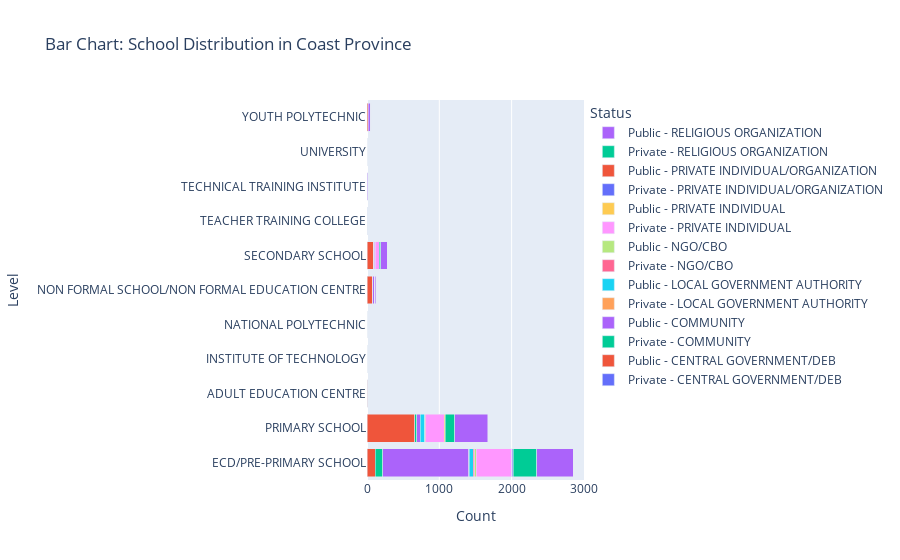

Notebook code for this chart:
### Code cell
priv = coast[coast["Status"] == "PRIVATE"]
pub = coast[coast["Status"] == "PUBLIC"]

priv_grouped = priv.groupby(['Level', 'Sponsor']).size().reset_index(name='Count')
pub_grouped = pub.groupby(['Level', 'Sponsor']).size().reset_index(name='Count')

unique_sponsors = priv_grouped['Sponsor'].unique()

fig = go.Figure()

for sponsor in unique_sponsors:
    priv_data = priv_grouped[priv_grouped['Sponsor'] == sponsor]
    pub_data = pub_grouped[pub_grouped['Sponsor'] == sponsor]

    fig.add_trace(go.Bar(
        x=priv_data['Count'],
        y=priv_data['Level'],
        name=f'Private - {sponsor}',
        orientation='h'
    ))

    fig.add_trace(go.Bar(
        x=pub_data['Count'],
        y=pub_data['Level'],
        name=f'Public - {sponsor}',
        orientation='h'
    ))
fig.update_layout(
    barmode='stack',
    title='Bar Chart: School Distribution in Coast Province',
    xaxis_title='Count',
    yaxis_title='Level',
    legend_title='Status',
)

fig.show()

### Figure 1 — Plotly figure (JSON) as saved in the notebook; plotly's stock layout.template omitted (floating-point values rounded to 4 significant figures)
{"data": [{"name": "Private - CENTRAL GOVERNMENT/DEB", "orientation": "h", "type": "bar", "x": [4, 3], "y": ["ECD/PRE-PRIMARY SCHOOL", "PRIMARY SCHOOL"]}, {"name": "Public - CENTRAL GOVERNMENT/DEB", "orientation": "h", "type": "bar", "x": [11, 111, 2, 1, 78, 656, 93, 1, 1, 1, 14], "y": ["ADULT EDUCATION CENTRE", "ECD/PRE-PRIMARY SCHOOL", "INSTITUTE OF TECHNOLOGY", "NATIONAL POLYTECHNIC", "NON FORMAL SCHOOL/NON FORMAL EDUCATION CENTRE", "PRIMARY SCHOOL", "SECONDARY SCHOOL", "TEACHER TRAINING COLLEGE", "TECHNICAL TRAINING INSTITUTE", "UNIVERSITY", "YOUTH POLYTECHNIC"]}, {"name": "Private - COMMUNITY", "orientation": "h", "type": "bar", "x": [101, 1, 27, 2, 1], "y": ["ECD/PRE-PRIMARY SCHOOL", "NON FORMAL SCHOOL/NON FORMAL EDUCATION CENTRE", "PRIMARY SCHOOL", "SECONDARY SCHOOL", "YOUTH POLYTECHNIC"]}, {"name": "Public - COMMUNITY", "orientation": "h", "type": "bar", "x": [1, 1190, 20, 50, 15, 31], "y": ["ADULT EDUCATION CENTRE", "ECD/PRE-PRIMARY SCHOOL", "NON FORMAL SCHOOL/NON FORMAL EDUCATION CENTRE", "PRIMARY SCHOOL", "SECONDARY SCHOOL", "YOUTH POLYTECHNIC"]}, {"name": "Private - LOCAL GOVERNMENT AUTHORITY", "orientation": "h", "type": "bar", "x": [8, 3], "y": ["ECD/PRE-PRIMARY SCHOOL", "PRIMARY SCHOOL"]}, {"name": "Public - LOCAL GOVERNMENT AUTHORITY", "orientation": "h", "type": "bar", "x": [53, 4, 60], "y": ["ECD/PRE-PRIMARY SCHOOL", "NON FORMAL SCHOOL/NON FORMAL EDUCATION CENTRE", "PRIMARY SCHOOL"]}, {"name": "Private - NGO/CBO", "orientation": "h", "type": "bar", "x": [24, 13, 3, 1], "y": ["ECD/PRE-PRIMARY SCHOOL", "PRIMARY SCHOOL", "SECONDARY SCHOOL", "YOUTH POLYTECHNIC"]}, {"name": "Public - NGO/CBO", "orientation": "h", "type": "bar", "x": [21, 1, 1], "y": ["ECD/PRE-PRIMARY SCHOOL", "SECONDARY SCHOOL", "YOUTH POLYTECHNIC"]}, {"name": "Private - PRIVATE INDIVIDUAL", "orientation": "h", "type": "bar", "x": [488, 2, 258, 52, 1, 3, 3], "y": ["ECD/PRE-PRIMARY SCHOOL", "NON FORMAL SCHOOL/NON FORMAL EDUCATION CENTRE", "PRIMARY SCHOOL", "SECONDARY SCHOOL", "TEACHER TRAINING COLLEGE", "TECHNICAL TRAINING INSTITUTE", "YOUTH POLYTECHNIC"]}, {"name": "Public - PRIVATE INDIVIDUAL", "orientation": "h", "type": "bar", "x": [11, 11], "y": ["ECD/PRE-PRIMARY SCHOOL", "PRIMARY SCHOOL"]}, {"name": "Private - PRIVATE INDIVIDUAL/ORGANIZATION", "orientation": "h", "type": "bar", "x": [9, 2], "y": ["ECD/PRE-PRIMARY SCHOOL", "PRIMARY SCHOOL"]}, {"name": "Public - PRIVATE INDIVIDUAL/ORGANIZATION", "orientation": "h", "type": "bar", "x": [2], "y": ["ECD/PRE-PRIMARY SCHOOL"]}, {"name": "Private - RELIGIOUS ORGANIZATION", "orientation": "h", "type": "bar", "x": [327, 3, 130, 25, 1, 1, 1], "y": ["ECD/PRE-PRIMARY SCHOOL", "NON FORMAL SCHOOL/NON FORMAL EDUCATION CENTRE", "PRIMARY SCHOOL", "SECONDARY SCHOOL", "TEACHER TRAINING COLLEGE", "TECHNICAL TRAINING INSTITUTE", "YOUTH POLYTECHNIC"]}, {"name": "Public - RELIGIOUS ORGANIZATION", "orientation": "h", "type": "bar", "x": [502, 15, 456, 86, 3, 2, 4], "y": ["ECD/PRE-PRIMARY SCHOOL", "NON FORMAL SCHOOL/NON FORMAL EDUCATION CENTRE", "PRIMARY SCHOOL", "SECONDARY SCHOOL", "TEACHER TRAINING COLLEGE", "TECHNICAL TRAINING INSTITUTE", "YOUTH POLYTECHNIC"]}], "layout": {"barmode": "stack", "legend": {"title": {"text": "Status"}}, "title": {"text": "Bar Chart: School Distribution in Coast Province"}, "xaxis": {"title": {"text": "Count"}}, "yaxis": {"title": {"text": "Level"}}}}
